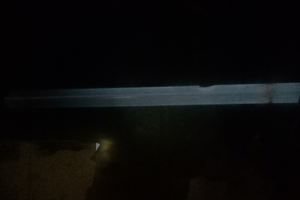
#> input picture image.png, 300 x 200 px
$ jupyter execute image_processing.ipynb   (shell and % lines are left out)
#> lines starting #> are read from the running program, lines starting #| are printed output that depends on the picture
## Относительная яркость свечения плазмы в трубке при различных давлениях
Изображение это прямоугольная таблица имеющие некоторое количество строк и некоторое количество столцов и в каждой ячейке такой прямоугольной таблицы записано число которое коридует цвет в градиациях. Изображение распадается на квадратные области однородного цвета называемые пикселями (пересечения строк и столцов).
Для цветных изображений пиксель — это кортеж (R-Red, G-Green, B-Blue).

Яркость пикселя просто: I = (R + G + B) / 3. (В этой задачи мы делим ещё на 255 чтобы получить интервал значения от 0 до 1)

[cell 1]
from skimage.io import imread, imshow, imsave
from PIL import Image
from scipy.interpolate import make_interp_spline
import numpy as np
import matplotlib.pyplot as plt
from skimage import color

Исходные изображения будут иметь разные размеры и ориентацию. Во-первых, исправьте ориентацию изображения, чтобы источник света проецировался слева направо. Затем мы изменим размер изображений до того же размера, чтобы продолжить обработку изображения.

[cell 2]
# [7 lines of commented-out code are left out]

[cell 3]
img = imread('image.png') # При Давлении Р = 0.1 Торр
#> img is the input picture: shape (200, 300, 3); mean R, G, B 10.4, 10.2, 9.6
img1 = imread('image1.png') # При Давлении Р = 0.5 Торр
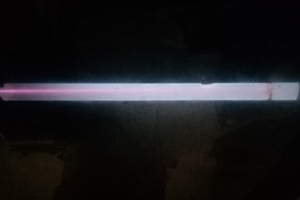
#> input picture image1.png, 300 x 200 px
#> img1 is the input picture: shape (200, 300, 3); mean R, G, B 24.8, 24.4, 26.8
img2 = imread('image2.png') # При Давлении Р = 1 Торр
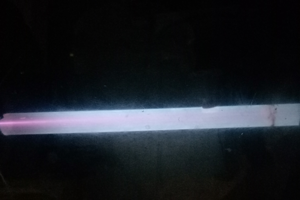
#> input picture image2.png, 300 x 200 px
#> img2 is the input picture: shape (200, 300, 3); mean R, G, B 27.7, 31.4, 37.1
img3 = imread('image3.png') # При Давлении Р = 2.5 Торр
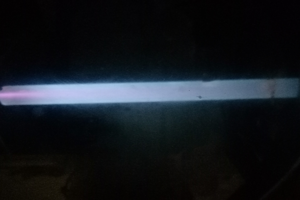
#> input picture image3.png, 300 x 200 px
#> img3 is the input picture: shape (200, 300, 3); mean R, G, B 20.2, 24.6, 29.9
img4 = imread('image4.png') # При Давлении Р = 5 Торр
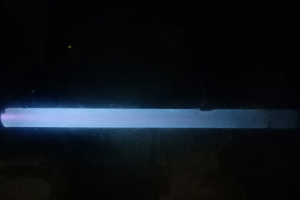
#> input picture image4.png, 300 x 200 px
#> img4 is the input picture: shape (200, 300, 3); mean R, G, B 14.6, 20, 26.8

[cell 4]
img.shape
#> Out = (200, 300, 3)

[cell 5]
imshow(img)

[cell 6]
imshow(img1)

[cell 7]
imshow(img2)

[cell 8]
imshow(img3)

[cell 9]
imshow(img4)

[cell 10]
# Для построения графика изменения яркости с давлением фиксируем точку на трубке, например точку с координатами x = 100,
# затем выбираем подходящую координату y на каждой картинке и вычисляем яркость в этих точках
P = [0.1, 0.5, 1, 2.5, 5]
I_P = []

[cell 11]
# Р = 0.1 Торр
img = Image.open("image.png")
pixels = img.load()

r1,g1,b1 = pixels[100,100]
#> r1 = 30; g1 = 41; b1 = 45
i1 = (r1 + g1 + b1)/(3*255)
#> i1 = 0.152
I_P.append(i1)

I = []
y = 100 # выберите соответствующую координату y (вертикальную) в пределах диапазона координат трубы
for x in range(img.width):
    r, g, b = pixels[x, y]
    pixels[x, y] = g, b, r
    i = (r+g+b)/(3*255)
    I.append(i)
#> this loop made 300 passes
#> (r, g, b, i) on passes 1 to 3: (4, 4, 4, 0.0157), (4, 4, 4, 0.0157), (3, 3, 3, 0.0118)
#> after the loop, I = 300 values, max 0.319 at index 207, min 0.0118 at index 2, mean 0.186
X = [x for x in range(img.width)]
#> X = 300 values from 0 to 299
X = np.array(X)
I = np.array(I)

#define x as 25 equally spaced values between the min and max of original x
Xnew = np.linspace (X.min(), X.max(), 25)
#> Xnew = 25 values from 0 to 299
#define spline with degree k=3
spl = make_interp_spline(X, I, k=3)
I_smooth = spl(Xnew)
#> I_smooth = 25 values, max 0.298 at index 16, min 0.0157 at index 0, mean 0.178

[cell 12]
plt.figure(figsize = (16,8))
plt.xlabel("Расстояние от начала трубы,мм")
plt.ylabel("Яркость")
plt.plot(Xnew,I_smooth, label="0.1 Topp")
# plt.plot(X1new,I1_smooth, label="0.5 Topp");
# plt.plot(X2new,I2_smooth, label="1 Topp");
# plt.plot(X3new,I3_smooth, label="2.5 Topp");
# plt.plot(X4new,I4_smooth, label="5 Topp");
plt.legend()
plt.axis([0,260,0,1]);
plt.show()
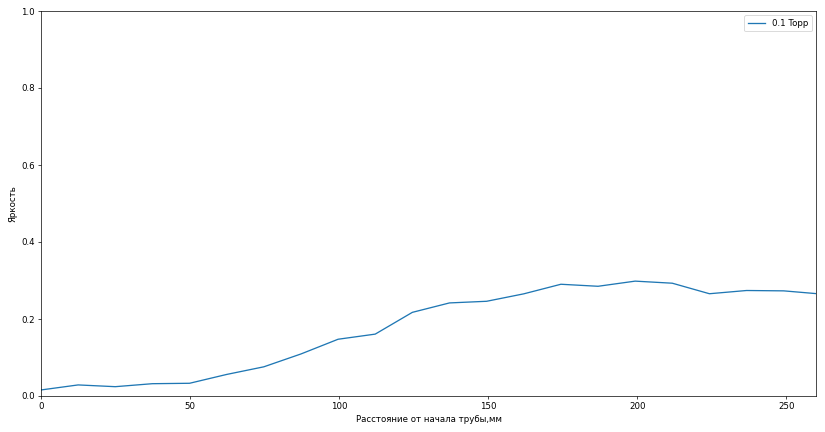
#> figure drawn by matplotlib, 1 panel; curve peaks at x = 199.3, y = 0.298
# plt.axis("equal");

[cell 13]
# Р = 0.5 Торр
img1 = Image.open("image1.png")
pixels = img1.load()

r2,g2,b2 = pixels[100,90]
#> r2 = 211; g2 = 187; b2 = 220
i2 = (r2 + g2 + b2)/(3*255)
#> i2 = 0.808
I_P.append(i2)

I1 = []
y = 90 # выберите соответствующую координату y (вертикальную) в пределах диапазона координат трубы
for x in range(img1.width):
    r, g, b = pixels[x, y]
    pixels[x, y] = g, b, r
    i = (r+g+b)/(3*255)
    I1.append(i)
#> this loop made 300 passes
#> (r, g, b, i) on passes 1 to 3: (169, 117, 165, 0.59), (171, 118, 165, 0.593), (171, 116, 163, 0.588)
#> after the loop, I1 = 300 values, max 0.841 at index 149, min 0.349 at index 299, mean 0.726
X1 = [x for x in range(img1.width)]
#> X1 = 300 values from 0 to 299
X1 = np.array(X1)
I1 = np.array(I1)

#define x as 25 equally spaced values between the min and max of original X
X1new = np.linspace (X1.min(), X1.max(), 25)
#> X1new = 25 values from 0 to 299
#define spline with degree k=3
spl = make_interp_spline(X1, I1, k=3)
I1_smooth = spl(X1new)
#> I1_smooth = 25 values, max 0.841 at index 12, min 0.349 at index 24, mean 0.718

[cell 14]
# Р = 1 Торр
img2 = Image.open("image2.png")
pixels = img2.load()

r3,g3,b3 = pixels[100,125]
#> r3 = 192; g3 = 195; b3 = 225
i3 = (r3 + g3 + b3)/(3*255)
#> i3 = 0.8
I_P.append(i3)

I2 = []
y = 125 # выберите соответствующую координату y (вертикальную) в пределах диапазона координат трубы
for x in range(img2.width):
    r, g, b = pixels[x, y]
    pixels[x, y] = g, b, r
    i = (r+g+b)/(3*255)
    I2.append(i)
#> this loop made 300 passes
#> (r, g, b, i) on passes 1 to 3: (158, 117, 163, 0.573), (163, 121, 166, 0.588), (164, 119, 165, 0.586)
X2 = [x for x in range(img2.width)]
X2 = np.array(X2)
I2 = np.array(I2)

#define x as 25 equally spaced values between the min and max of original X
X2new = np.linspace (X2.min(), X2.max(), 25)
#define spline with degree k=3
spl = make_interp_spline(X2, I2, k=3)
I2_smooth = spl(X2new)

[cell 15]
# Р = 2.5 Торр
img3 = Image.open("image3.png")
pixels = img3.load()

r4,g4,b4 = pixels[100,100]
i4 = (r4 + g4 + b4)/(3*255)
I_P.append(i4)

I3 = []
y = 90 # выберите соответствующую координату y (вертикальную) в пределах диапазона координат трубы
for x in range(img3.width):
    r, g, b = pixels[x, y]
    pixels[x, y] = g, b, r
    i = (r+g+b)/(3*255)
    I3.append(i)
X3 = [x for x in range(img3.width)]
X3 = np.array(X3)
I3 = np.array(I3)

#define x as 25 equally spaced values between the min and max of original X
X3new = np.linspace (X3.min(), X3.max(), 25)
#define spline with degree k=3
spl = make_interp_spline (X3, I3, k=3)
I3_smooth = spl(X3new)

[cell 16]
# Р = 5 Торр
img4 = Image.open("image4.png")
pixels = img4.load()

r5,g5,b5 = pixels[100,100]
i5 = (r5 + g5 + b5)/(3*255)
I_P.append(i5)

I4 = []
y = 120 # выберите соответствующую координату y (вертикальную) в пределах диапазона координат трубы
for x in range(img4.width):
    r, g, b = pixels[x, y]
    pixels[x, y] = g, b, r
    i = (r+g+b)/(3*255)
    I4.append(i)
X4 = [x for x in range(img4.width)]
X4 = np.array(X4)
I4 = np.array(I4)

#define x as 25 equally spaced values between the min and max of original X
X4new = np.linspace (X4.min(), X4.max(), 25)
#define spline with degree k=3
spl = make_interp_spline (X4, I4, k = 3 )
I4_smooth = spl(X4new)

[cell 17]
plt.figure(figsize = (16,8))
plt.title("Относительная яркость свечения плазмы в трубке при различных давлениях")
plt.xlabel("Расстояние от начала трубы, мм")
plt.ylabel("Яркость")
plt.plot(Xnew,I_smooth, label="0.1 Topp")
plt.plot(X1new,I1_smooth, label="0.5 Topp");
plt.plot(X2new,I2_smooth, label="1 Topp");
plt.plot(X3new,I3_smooth, label="2.5 Topp");
plt.plot(X4new,I4_smooth, label="5 Topp");
plt.legend()
plt.axis([0,260,0,1]);
plt.show()
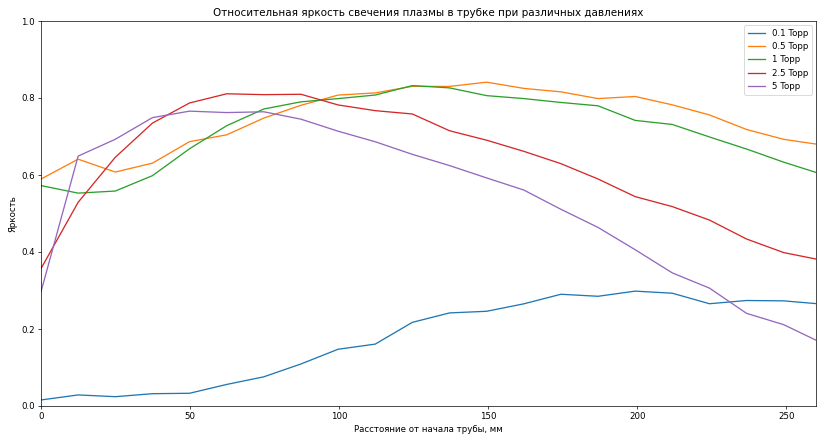
#> figure drawn by matplotlib, 1 panel; curve peaks at x = 199.3, y = 0.298; curve peaks at x = 149.5, y = 0.841; curve peaks at x = 124.6, y = 0.832

[cell 18]
P = np.array(P)
I_P = np.array(I_P)
#define x as 200 equally spaced values between the min and max of original X
Pnew = np.linspace (P.min(), P.max(), 200)
#define spline with degree k=3
spl = make_interp_spline (P, I_P, k = 3)
I_smooth = spl(Pnew)

[cell 19]
I_P
#> Out = [0.152, 0.808, 0.8, 0.769, 0.124]

[cell 20]
plt.figure(figsize = (16,8))
plt.xlabel("Давление P, Торр")
plt.ylabel("Яркость")
plt.plot(Pnew, I_smooth)
plt.scatter(P, I_P)
plt.axis([0.1,5,0,1]);
plt.show()
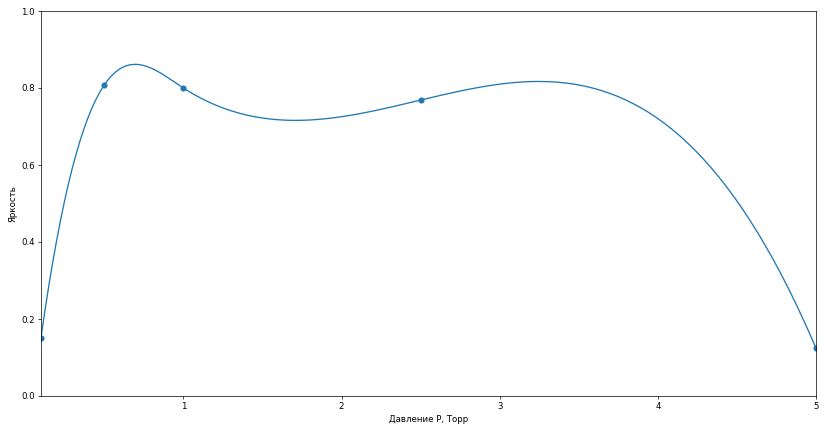
#> figure drawn by matplotlib, 1 panel; curve peaks at x = 0.691, y = 0.861
